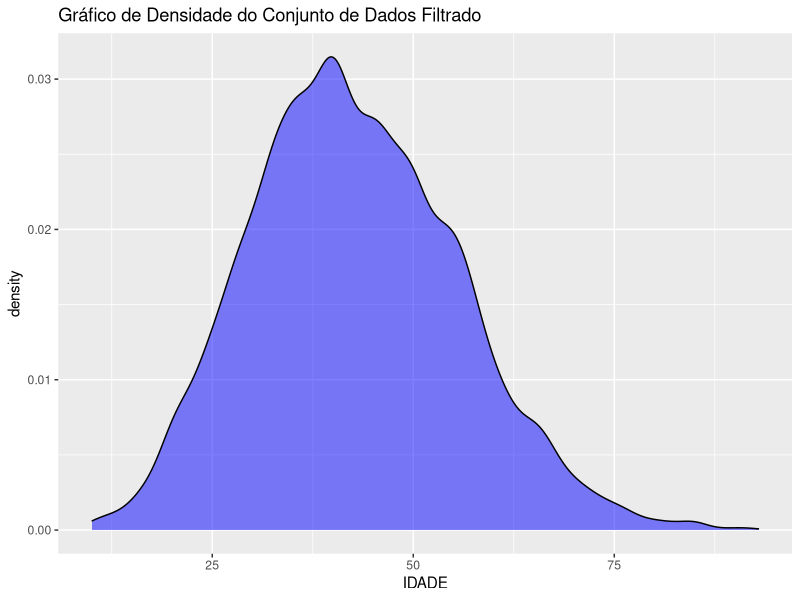
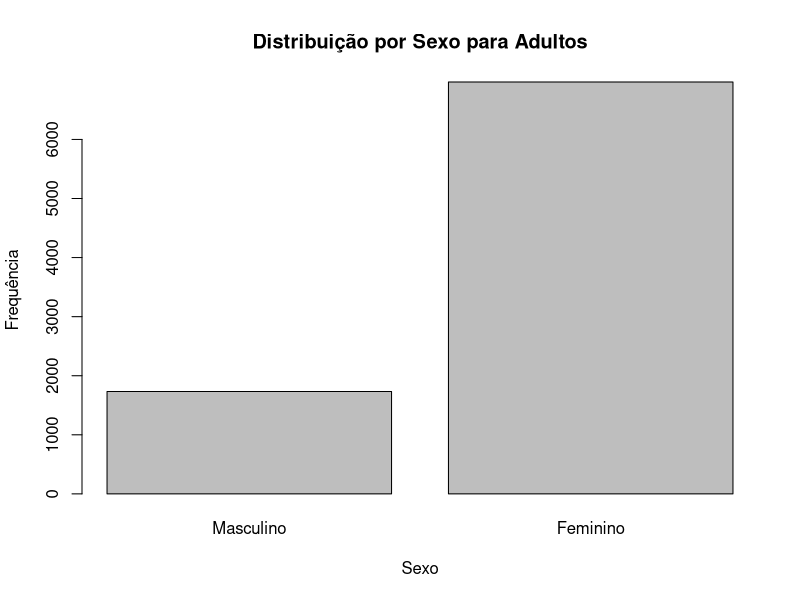
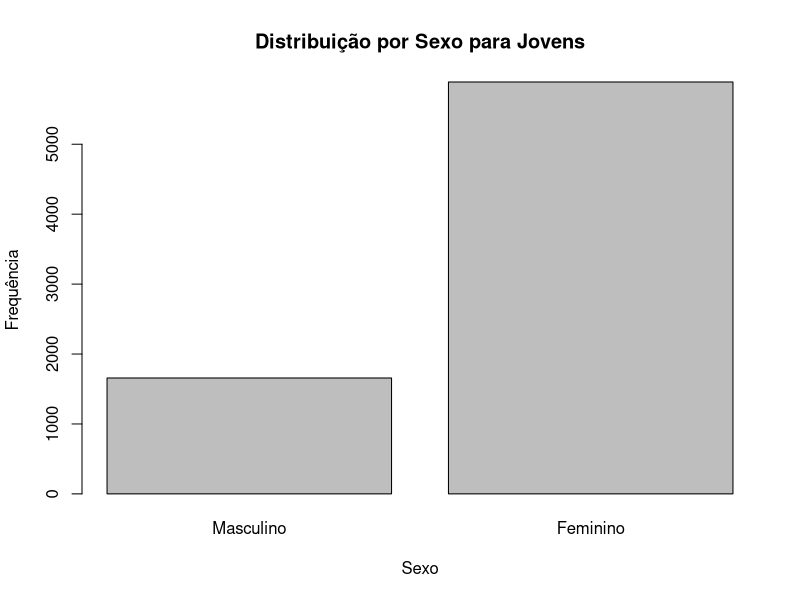

Reproduce these figures in R, in order.
# O topiramato é um fármaco anticonvulsivante utilizado no tratamento de epilepsia, enxaqueca e transtornos bipolares.
# Lendo o arquivo 'dados_tratados.csv' diretamente da pasta atual
arq <- read.table(file = "dados_tratados.csv", header = TRUE, sep = ",")
# Visualizando o dataframe 'arq'
View(arq)

# Variáveis: PRINCIPIO_ATIVO; SEXO; IDADE; UF_VENDA; MES_VENDA
# PRINCIPIO_ATIVO: Refere-se ao princípio ativo do medicamento, que é a substância responsável pelo efeito. Qualitativa nominal.
# SEXO: Indica o sexo da pessoa que comprou o medicamento, podendo ser masculino ou feminino. Qualitativa nominal.
# IDADE: Representa a idade da pessoa que comprou o medicamento, expressa em anos. Quantitativa discreta.
# UF_VENDA: Refere-se ao estado em que o medicamento foi vendido, utilizando a sigla do estado. Qualitativa nominal.
# MES_VENDA: Indica o mês em que o medicamento foi vendido, representado por um número de 1 a 11 (o mês de dezembro não foi contabilizado), correspondendo aos meses do ano. Qualitativa ordinal.

# Variáveis qualitativas
table(arq$PRINCIPIO_ATIVO) # O único princípio ativo é o TOPIRAMATO
table(arq$SEXO) # O sexo feminino é o mais frequente
table(arq$UF_VENDA) # O estado de São Paulo é o mais frequente
table(arq$MES_VENDA) # O mês de setembro é o mais frequente

# Variáveis quantitativas
summary(arq$IDADE) # A média dos consumidores de TOPIRAMATO é de 42,81 anos
var(arq$IDADE) # A variância da variável IDADE é 205,3716
sd(arq$IDADE) # O desvio padrão da variável IDADE é 14,33079

install.packages("ggplot2")
library(ggplot2)
# Brazil (SP)

data <- subset(arq, IDADE >= 10 & IDADE < 100)
ggplot(data = data, aes(x = IDADE)) +
  geom_density(fill = "blue", alpha = 0.5) +
  labs(x = "IDADE") +
  ggtitle("Gráfico de Densidade do Conjunto de Dados Filtrado")

# Filtrar adolescentes (população de 13 a 17 anos)
adolescentes <- subset(arq, IDADE >= 13 & IDADE <= 17)
num_adolescentes <- nrow(adolescentes)
print(paste(num_adolescentes, "adolescentes"))
# Filtrar jovens (população de 18 a 39 anos)
jovens <- subset(arq, IDADE >= 18 & IDADE <= 39)
num_jovens <- nrow(jovens)
print(paste(num_jovens, "jovens"))
# Filtrar adultos (população de 40 a 59 anos)
adultos <- subset(arq, IDADE >= 40 & IDADE <= 59)
num_adultos <- nrow(adultos)
print(paste(num_adultos, "adultos"))
# Filtrar idosos (população de 60 anos ou mais)
idosos <- subset(arq, IDADE >= 60)
num_idosos <- nrow(idosos)
print(paste(num_idosos, "idosos"))

# Nova teoria: população de 40 a 59 anos (adultos) consome mais do que a população de 18 a 39 anos (jovens)
# Comparação de médias de idade de consumo do Topiramato de duas populações diferentes:
# População de 40 a 59 anos (adultos) = população A
# População de 18 a 39 anos (jovens) = população B

# Média dos adultos = 48,2533
mean(adultos$IDADE)
# Média dos jovens = 31,43845
mean(jovens$IDADE)

# Quantidade de adultos = 8705
num_adultos
# Quantidade de jovens = 7547
num_jovens

# Desvio padrão dos adultos = 5,594633
sd(adultos$IDADE)
# Desvio padrão dos jovens = 5,540495
sd(jovens$IDADE)

# Teste t de Student para duas amostras:
# Ho: μA = μB, hipótese nula, não há diferença significativa entre as médias de idade das duas populações
# Ha: μA ≠ μB, hipótese alternativa, há diferença significativa entre as médias de idade das duas populações
# Onde μA e μB representam a média de idade das populações A e B, respectivamente
# t = (xA - xB) / √((sA^2/nA) + (sB^2/nB))
# xA e xB são as médias das amostras A e B: 48,2533 e 31,43845, respectivamente
# sA e sB são os desvios padrão das amostras A e B: 5,594633 e 5,540495, respectivamente
# nA e nB são o tamanho das amostras A e B: 8705 e 7547, respectivamente

# t = (xA - xB) / √((sA^2/nA) + (sB^2/nB))
t = (48.2533 - 31.43845) / sqrt((5.594633^2/8705) + (5.540495^2/7547)); t
t.test(adultos$IDADE, jovens$IDADE)
# t = 192,084

# Graus de liberdade:
# gl = nA + nB - 2
# gl = 8705 + 7547 - 2
gl = 8705 + 7547 - 2; gl
# gl = 16250

# Nível de significância:
# a = 0,05

# Tabela de distribuição t de Student
# https://www.statisticshowto.com/tables/t-distribution-table/#two
# Two Tails T Distribution Table

# Valor crítico
#qt(1 - a, gl)
qt(1 - 0.05, 16250)
# xc = 1,644947

# t = 192,084

# Considerando que 192,084 é maior do que 1,644947, concluímos que t é maior que xc e, portanto, está dentro da região crítica RC.
# Como está dentro da região crítica, aceitamos a hipótese alternativa.
# Podemos concluir, então, que existem evidências estatísticas suficientes para afirmar que as médias de idades das duas populações são diferentes, ao nível de significância de 5%.
# Análise estatística com o objetivo de comparar o consumo do medicamento topiramato entre duas faixas etárias: adultoqs (40 a 59 anos) e jovens (18 a 39 anos). A hipótese era de que a população de adultos consumiria mais o medicamento em comparação com a população de jovens.

# A solução de rastreabilidade proposta é que a maior parte dos consumidores dessas duas populações é do sexo feminino.
table(adultos$SEXO)
table(jovens$SEXO)
barplot(table(adultos$SEXO), main = "Distribuição por Sexo para Adultos", xlab = "Sexo", ylab = "Frequência", names.arg = c("Masculino", "Feminino"))
barplot(table(jovens$SEXO), main = "Distribuição por Sexo para Jovens", xlab = "Sexo", ylab = "Frequência", names.arg = c("Masculino", "Feminino"))
